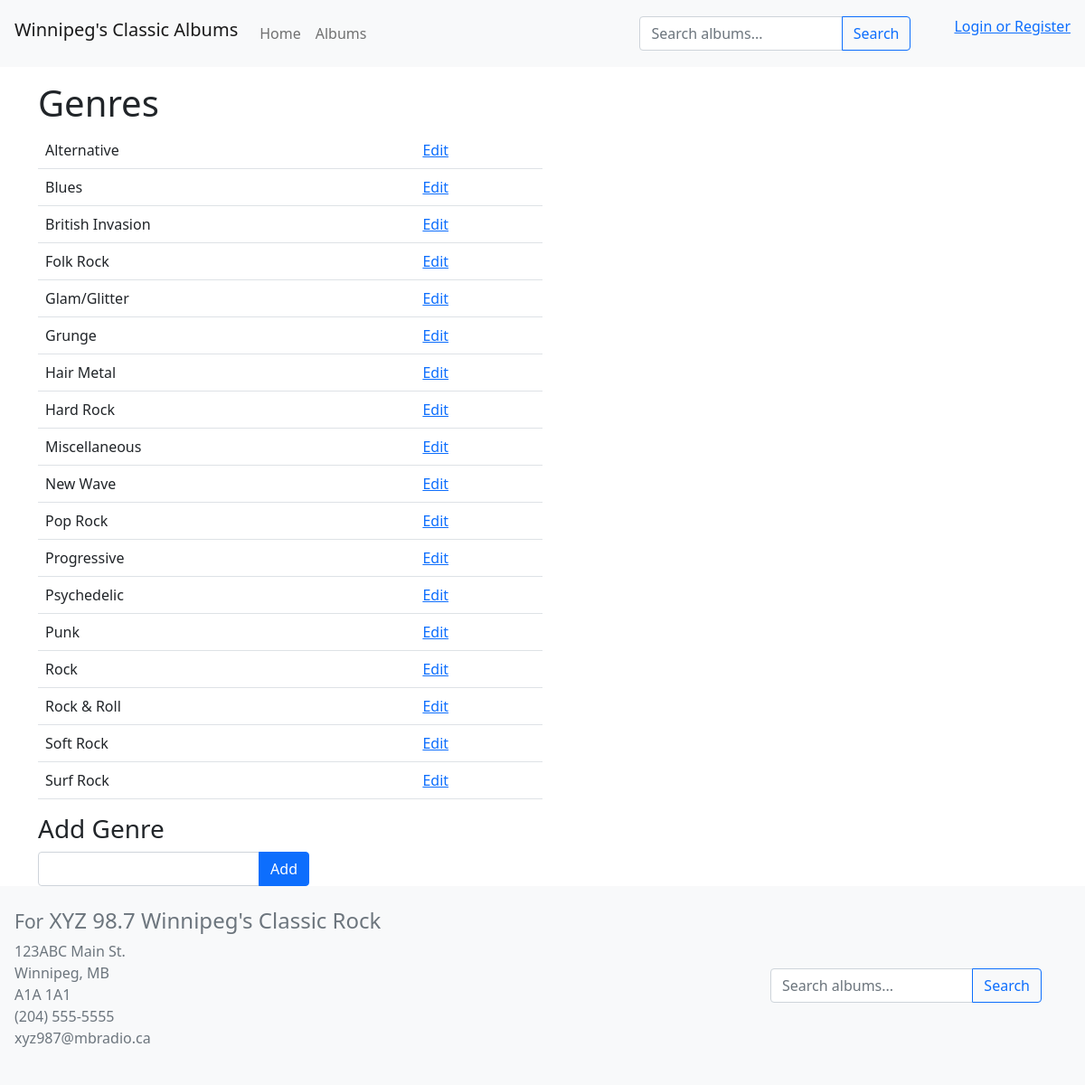
/genres.php, run on an earlier commit of the app's database.
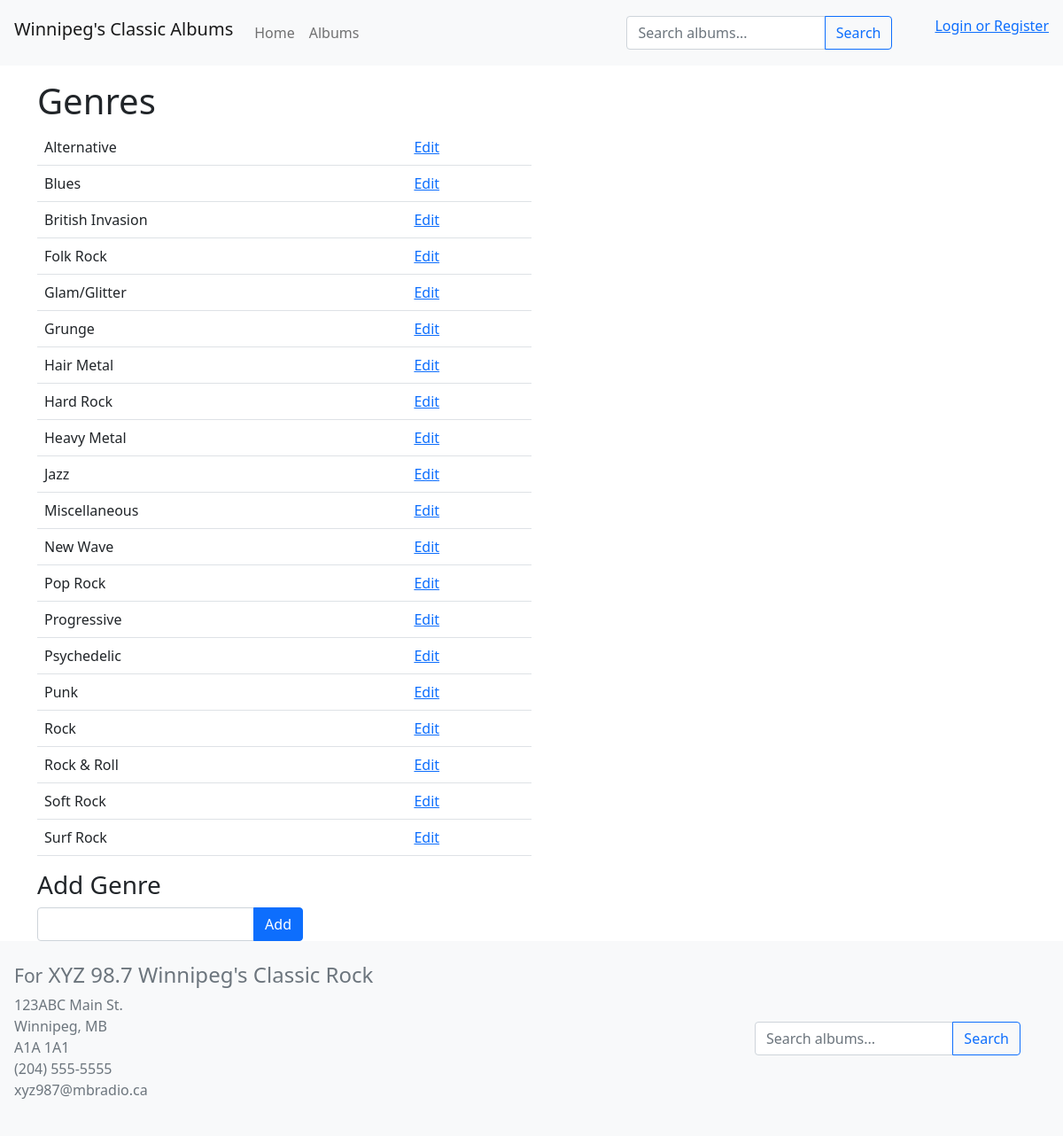
And on a later commit of the database.
### tables this page shows
CREATE TABLE `genres` (
  `genreID` int(11) NOT NULL,
  `genre` varchar(30) NOT NULL
);

### genres.php (the view, shortened to what this page needs)
<?php
    require('db_connect.php');
    $query = "SELECT * FROM genres ORDER BY genre";
    $statement = $db->prepare($query);
    $statement->execute();
    $genres = $statement->fetchAll();
?>
<!DOCTYPE html>
<html lang="en">
<head>
    <link href="https://cdn.jsdelivr.net/npm/bootstrap@5.1.3/dist/css/bootstrap.min.css" rel="stylesheet">
    <link rel="stylesheet" type="text/css" href="style.css">
</head>
<body>
    <?php include('header.php'); ?>
    <div class="container">
        <h1 class="pt-3">Genres</h1>
        <?php if(isset($_GET['toEdit'])): ?>
            <h3>Edit Genre</h3>
            <form action="editgenre.php" method="post">
                <input type="hidden" name="genreID" value="<?= $toEditId ?>" />
                <input class="form-control" name="editgenre" id="editgenre" value="<?= $toEdit['genre'] ?>" />
                <input class="btn btn-primary" type="submit" name="command" value="Edit" />
                <input
                    class="btn btn-danger"
                    type="submit"
                    name="command"
                    value="Delete"
                    onclick="return confirm('Are you sure you wish to delete this genre?')"
                />
            </form>
        <?php else: ?>
            <table class="table table-hover w-50">
                <?php foreach($genres as $genre): ?>
                    <tr>
                        <td><?= $genre['genre'] ?></td>
                        <td><a href="?toEdit=<?= $genre['genreID'] ?>">Edit</a></td>
                    </tr>
                <?php endforeach ?>
            </table>
            <h3>Add Genre</h3>
            <form class="input-group" action="genres.php" method="post">
                <input class="form-control" name="newgenre" id="newgenre" />
                <input class="btn btn-primary" type="submit" name="command" value="Add" />
            </form>
        <?php endif ?>
    </div>
    <?php include('footer.php'); ?>
</body>
</html>

What changed in the data, as far as the page shows it:
added genres: genre "Heavy Metal"
added genres: genre "Jazz"
